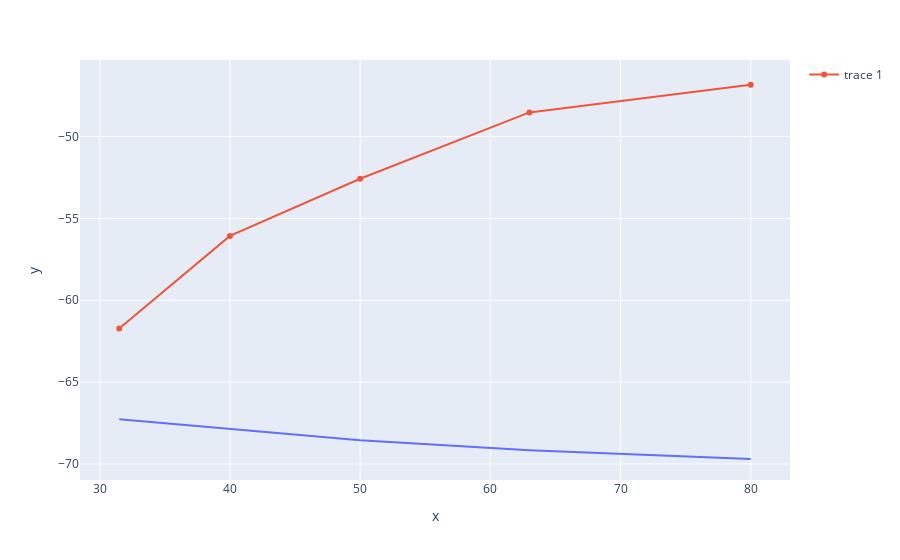

Notebook cell for this chart:
### Code cell
fig = px.line(x=df['Freq'][:5], y=10 * np.log10(f * 0.1)[:5])
fig.add_scatter(x=df['Freq'][:5], y=10* np.log10(0.6 * df['w'][:5] * np.array(another) / (4e-10)))

### Figure 1 — Plotly figure (JSON) as saved in the notebook; plotly's stock layout.template omitted (floating-point values rounded to 4 significant figures)
{"data": [{"hovertemplate": "x=%{x}<br>y=%{y}<extra></extra>", "legendgroup": "", "line": {"color": "#636efa", "dash": "solid"}, "mode": "lines", "name": "", "orientation": "v", "showlegend": false, "type": "scatter", "x": [31.5, 40, 50, 63, 80], "xaxis": "x", "y": [-67.26, -67.87, -68.55, -69.15, -69.69], "yaxis": "y"}, {"type": "scatter", "x": [31.5, 40, 50, 63, 80], "y": [-61.72, -56.07, -52.58, -48.52, -46.84]}], "layout": {"legend": {"tracegroupgap": 0}, "margin": {"t": 60}, "xaxis": {"anchor": "y", "domain": [0, 1], "title": {"text": "x"}}, "yaxis": {"anchor": "x", "domain": [0, 1], "title": {"text": "y"}}}}
